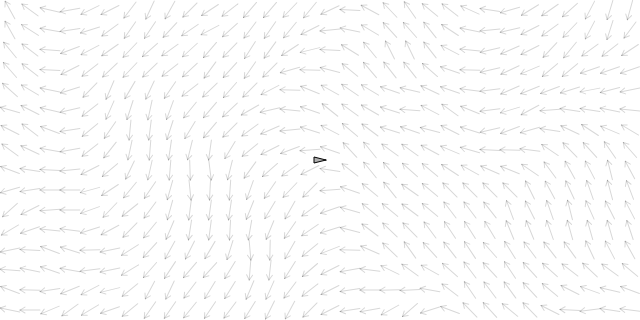
Frame 1 (no input)
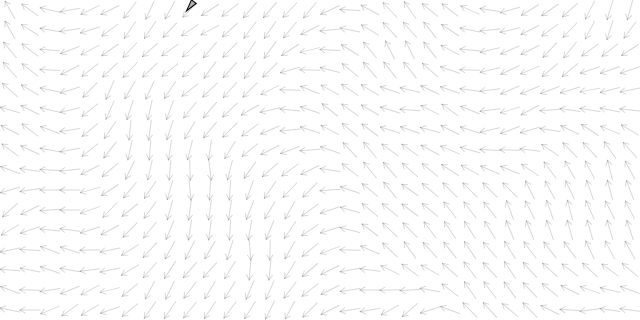
Frame 60 (no input)
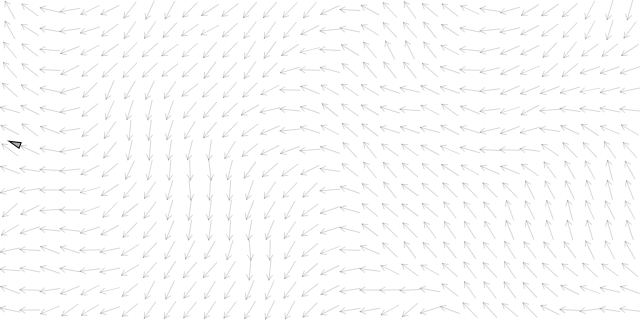
Frame 120 (the mouse pressed at the canvas centre since frame 60)

The p5.js sketch that drew these frames (run headless with seeded random() and noise() and a simulated clock; from frame 60 on, the mouse is pressed at the canvas centre):

// p5.js sketch
// ── sketch.js
class FlowField {

  constructor(resolution) {
    this.resolution = resolution;

    this.cols = width / resolution;
    this.rows = height / resolution;

    var fields = [];

    var xoff = 0;
    for (var i = 0; i < this.cols; i++) {
      var yoff = 0;
      var row = [];
      for (var j = 0; j < this.rows; j++) {
        var theta = map(noise(xoff, yoff), 0, 1, 0, TWO_PI);
        var v = createVector(cos(theta), sin(theta));
        row.push(v);
        yoff += 0.1;
      }
      fields.push(row);
      xoff += 0.1;
    }
    this.fields = fields;
  }

  lookup(pos) {
    var col = Math.floor(constrain(pos.x / this.resolution, 0, this.cols - 1));
    var row = Math.floor(constrain(pos.y / this.resolution, 0, this.rows - 1));
    var v = this.fields[col][row]
    return createVector(v.x, v.y);
  }

  display() {
    for (var i = 0; i < this.cols; i++) {
      for (var j = 0; j < this.rows; j++) {
        var v = this.fields[i][j];
        var theta = v.heading();
        push();
        var len = this.resolution;
        translate(i * len + len / 2, j * len + len / 2);
        rotate(theta);
        stroke(0, 40);
        line(-len / 2, 0, len / 2, 0);
        line(len / 2, 0, len / 2 - 5, 3);
        line(len / 2, 0, len / 2 - 5, - 3);
        pop();
      }
    }
  }
}

class Vehicle {
  constructor(x, y) {
    this.position = createVector(x, y);
    this.velocity = createVector();
    this.acceleration = createVector();

    this.r = 3.0;
    this.maxSpeed = 4;
  }

  checkEdge() {
    var pos = this.position;
    if (pos.x < 0) {
      this.position.x = width;
    } else if (width < pos.x) {
      this.position.x = 0;
    }
    if (pos.y < 0) {
      this.position.y = height;
    } else if (height < pos.y) {
      this.position.y = 0;
    }
  }

  update() {
    this.velocity.add(this.acceleration);
    this.velocity.limit(this.maxSpeed);
    this.position.add(this.velocity);
    this.acceleration.mult(0);
  }

  applyForce(force) {
    this.acceleration.add(force);
  }

  display() {
    var theta = this.velocity.heading() + PI / 2;
    fill(175);
    stroke(0);

    push();
    translate(this.position.x, this.position.y);
    rotate(theta);
    beginShape();
    vertex(0, -this.r * 2);
    vertex(-this.r, this.r * 2);
    vertex(this.r, this.r * 2);
    endShape(CLOSE);
    pop();
  }
}

var flowField;
var vehicle;

function setup() {
  createCanvas(640, 320);
  flowField = new FlowField(20);
  vehicle = new Vehicle(width / 2, height / 2);
}

function draw() {
  background(255);
  flowField.display();

  vehicle.update();
  vehicle.checkEdge();
  vehicle.display();

  var vec = flowField.lookup(vehicle.position);
  vehicle.applyForce(vec);
}
